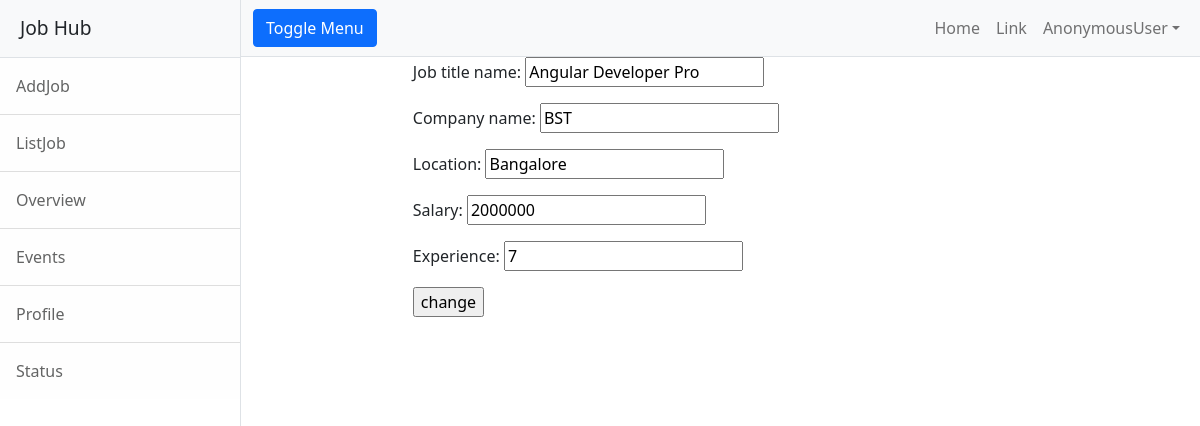
/employer/jobs/change/8, run on the app's committed database.
### employer/models.py (models this page shows, shortened)
class Jobs(models.Model):
    job_title_name=models.CharField(max_length=150)
    company_name=models.CharField(max_length=150)
    location=models.CharField(max_length=150)
    salary=models.PositiveIntegerField(null=True)
    experience=models.PositiveIntegerField(default=0)

### employer/views.py (the view)
# urls.py: path('jobs/change/<int:id>',views.JobEditView.as_view(),name="emp-editjob"),
class JobEditView(UpdateView):
    model = Jobs
    form_class = JobForm
    template_name = "emp-editjob.html"
    success_url = reverse_lazy("emp-alljobs")
    pk_url_kwarg = "id"

### employer/forms.py
class JobForm(forms.ModelForm):
    class Meta:
        model=Jobs
        fields="__all__"

### employer/templates/emp-editjob.html (shortened to what this page needs)
{%extends 'base.html'%}
{%block body_block%}
<div class="row">
    <div class="col-2"></div>
    <div class="col-8">
        <form action="" method="post">
        {{form.as_p}}
        <input type="submit" value="change">
        </form>
    </div>
    <div class="col-2"></div>
</div>
{%endblock%}

### data on the page
Jobs: job_title_name "Angular Developer Pro", company_name "BST", location "Bangalore", salary "2000000", experience "7"

### other printed values
{{ request.user }} "AnonymousUser"
